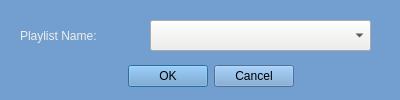
<?xml version="1.0" encoding="UTF-8"?>
<ui version="4.0">
 <class>Dialog</class>
 <widget class="QDialog" name="Dialog">
  <property name="windowModality">
   <enum>Qt::WindowModal</enum>
  </property>
  <property name="geometry">
   <rect>
    <x>0</x>
    <y>0</y>
    <width>400</width>
    <height>100</height>
   </rect>
  </property>
  <property name="windowTitle">
   <string>Select Playlist</string>
  </property>
  <property name="styleSheet">
   <string notr="true">background-color: rgb(114, 159, 207);</string>
  </property>
  <widget class="QDialogButtonBox" name="buttonBox">
   <property name="geometry">
    <rect>
     <x>40</x>
     <y>60</y>
     <width>341</width>
     <height>32</height>
    </rect>
   </property>
   <property name="orientation">
    <enum>Qt::Horizontal</enum>
   </property>
   <property name="standardButtons">
    <set>QDialogButtonBox::Cancel|QDialogButtonBox::Ok</set>
   </property>
   <property name="centerButtons">
    <bool>true</bool>
   </property>
  </widget>
  <widget class="QLabel" name="label">
   <property name="geometry">
    <rect>
     <x>20</x>
     <y>20</y>
     <width>131</width>
     <height>31</height>
    </rect>
   </property>
   <property name="styleSheet">
    <string notr="true">color: rgb(238, 238, 236);
font: 14pt &quot;Ubuntu&quot;;</string>
   </property>
   <property name="text">
    <string>Playlist Name:</string>
   </property>
  </widget>
  <widget class="QComboBox" name="comboBox">
   <property name="geometry">
    <rect>
     <x>150</x>
     <y>20</y>
     <width>221</width>
     <height>31</height>
    </rect>
   </property>
   <property name="styleSheet">
    <string notr="true">background-color: rgb(238, 238, 236);</string>
   </property>
  </widget>
 </widget>
 <resources/>
 <connections>
  <connection>
   <sender>buttonBox</sender>
   <signal>accepted()</signal>
   <receiver>Dialog</receiver>
   <slot>accept()</slot>
   <hints>
    <hint type="sourcelabel">
     <x>248</x>
     <y>254</y>
    </hint>
    <hint type="destinationlabel">
     <x>157</x>
     <y>274</y>
    </hint>
   </hints>
  </connection>
  <connection>
   <sender>buttonBox</sender>
   <signal>rejected()</signal>
   <receiver>Dialog</receiver>
   <slot>reject()</slot>
   <hints>
    <hint type="sourcelabel">
     <x>316</x>
     <y>260</y>
    </hint>
    <hint type="destinationlabel">
     <x>286</x>
     <y>274</y>
    </hint>
   </hints>
  </connection>
 </connections>
</ui>
